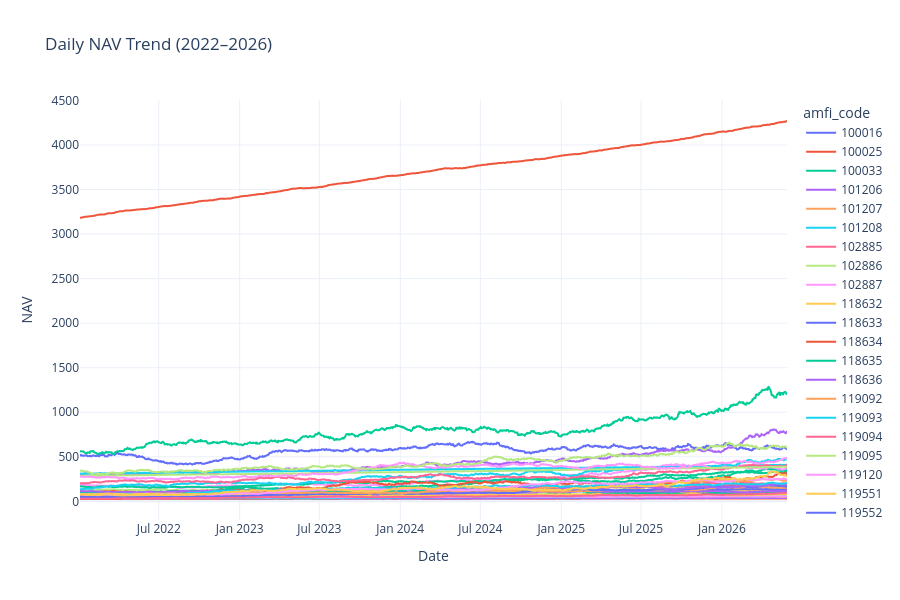

The cell this chart's notebook holds for it:
### Code cell
# Convert date column to datetime
nav["date"] = pd.to_datetime(nav["date"])

# Plot daily NAV for all schemes
fig = px.line(
    nav,
    x="date",
    y="nav",
    color="amfi_code",
    title="Daily NAV Trend (2022–2026)"
)

fig.update_layout(
    xaxis_title="Date",
    yaxis_title="NAV",
    template="plotly_white",
    height=600
)

fig.show()

### Figure 1 — Plotly figure (JSON) as saved in the notebook; plotly's stock layout.template omitted (floating-point values rounded to 4 significant figures; data arrays with more than 128 entries replaced by an {"elided": "..."} marker saying what was removed)
{"data": [{"hovertemplate": "amfi_code=100016<br>date=%{x}<br>nav=%{y}<extra></extra>", "legendgroup": "100016", "line": {"color": "#636efa", "dash": "solid"}, "marker": {"symbol": "circle"}, "mode": "lines", "name": "100016", "showlegend": true, "type": "scattergl", "x": {"elided": "1150 str values"}, "xaxis": "x", "y": {"elided": "1150 float values"}, "yaxis": "y"}, {"hovertemplate": "amfi_code=100025<br>date=%{x}<br>nav=%{y}<extra></extra>", "legendgroup": "100025", "line": {"color": "#EF553B", "dash": "solid"}, "marker": {"symbol": "circle"}, "mode": "lines", "name": "100025", "showlegend": true, "type": "scattergl", "x": {"elided": "1150 str values"}, "xaxis": "x", "y": {"elided": "1150 float values"}, "yaxis": "y"}, {"hovertemplate": "amfi_code=100033<br>date=%{x}<br>nav=%{y}<extra></extra>", "legendgroup": "100033", "line": {"color": "#00cc96", "dash": "solid"}, "marker": {"symbol": "circle"}, "mode": "lines", "name": "100033", "showlegend": true, "type": "scattergl", "x": {"elided": "1150 str values"}, "xaxis": "x", "y": {"elided": "1150 float values"}, "yaxis": "y"}, {"hovertemplate": "amfi_code=101206<br>date=%{x}<br>nav=%{y}<extra></extra>", "legendgroup": "101206", "line": {"color": "#ab63fa", "dash": "solid"}, "marker": {"symbol": "circle"}, "mode": "lines", "name": "101206", "showlegend": true, "type": "scattergl", "x": {"elided": "1150 str values"}, "xaxis": "x", "y": {"elided": "1150 float values"}, "yaxis": "y"}, {"hovertemplate": "amfi_code=101207<br>date=%{x}<br>nav=%{y}<extra></extra>", "legendgroup": "101207", "line": {"color": "#FFA15A", "dash": "solid"}, "marker": {"symbol": "circle"}, "mode": "lines", "name": "101207", "showlegend": true, "type": "scattergl", "x": {"elided": "1150 str values"}, "xaxis": "x", "y": {"elided": "1150 float values"}, "yaxis": "y"}, {"hovertemplate": "amfi_code=101208<br>date=%{x}<br>nav=%{y}<extra></extra>", "legendgroup": "101208", "line": {"color": "#19d3f3", "dash": "solid"}, "marker": {"symbol": "circle"}, "mode": "lines", "name": "101208", "showlegend": true, "type": "scattergl", "x": {"elided": "1150 str values"}, "xaxis": "x", "y": {"elided": "1150 float values"}, "yaxis": "y"}, {"hovertemplate": "amfi_code=102885<br>date=%{x}<br>nav=%{y}<extra></extra>", "legendgroup": "102885", "line": {"color": "#FF6692", "dash": "solid"}, "marker": {"symbol": "circle"}, "mode": "lines", "name": "102885", "showlegend": true, "type": "scattergl", "x": {"elided": "1150 str values"}, "xaxis": "x", "y": {"elided": "1150 float values"}, "yaxis": "y"}, {"hovertemplate": "amfi_code=102886<br>date=%{x}<br>nav=%{y}<extra></extra>", "legendgroup": "102886", "line": {"color": "#B6E880", "dash": "solid"}, "marker": {"symbol": "circle"}, "mode": "lines", "name": "102886", "showlegend": true, "type": "scattergl", "x": {"elided": "1150 str values"}, "xaxis": "x", "y": {"elided": "1150 float values"}, "yaxis": "y"}, {"hovertemplate": "amfi_code=102887<br>date=%{x}<br>nav=%{y}<extra></extra>", "legendgroup": "102887", "line": {"color": "#FF97FF", "dash": "solid"}, "marker": {"symbol": "circle"}, "mode": "lines", "name": "102887", "showlegend": true, "type": "scattergl", "x": {"elided": "1150 str values"}, "xaxis": "x", "y": {"elided": "1150 float values"}, "yaxis": "y"}, {"hovertemplate": "amfi_code=118632<br>date=%{x}<br>nav=%{y}<extra></extra>", "legendgroup": "118632", "line": {"color": "#FECB52", "dash": "solid"}, "marker": {"symbol": "circle"}, "mode": "lines", "name": "118632", "showlegend": true, "type": "scattergl", "x": {"elided": "1150 str values"}, "xaxis": "x", "y": {"elided": "1150 float values"}, "yaxis": "y"}, {"hovertemplate": "amfi_code=118633<br>date=%{x}<br>nav=%{y}<extra></extra>", "legendgroup": "118633", "line": {"color": "#636efa", "dash": "solid"}, "marker": {"symbol": "circle"}, "mode": "lines", "name": "118633", "showlegend": true, "type": "scattergl", "x": {"elided": "1150 str values"}, "xaxis": "x", "y": {"elided": "1150 float values"}, "yaxis": "y"}, {"hovertemplate": "amfi_code=118634<br>date=%{x}<br>nav=%{y}<extra></extra>", "legendgroup": "118634", "line": {"color": "#EF553B", "dash": "solid"}, "marker": {"symbol": "circle"}, "mode": "lines", "name": "118634", "showlegend": true, "type": "scattergl", "x": {"elided": "1150 str values"}, "xaxis": "x", "y": {"elided": "1150 float values"}, "yaxis": "y"}, {"hovertemplate": "amfi_code=118635<br>date=%{x}<br>nav=%{y}<extra></extra>", "legendgroup": "118635", "line": {"color": "#00cc96", "dash": "solid"}, "marker": {"symbol": "circle"}, "mode": "lines", "name": "118635", "showlegend": true, "type": "scattergl", "x": {"elided": "1150 str values"}, "xaxis": "x", "y": {"elided": "1150 float values"}, "yaxis": "y"}, {"hovertemplate": "amfi_code=118636<br>date=%{x}<br>nav=%{y}<extra></extra>", "legendgroup": "118636", "line": {"color": "#ab63fa", "dash": "solid"}, "marker": {"symbol": "circle"}, "mode": "lines", "name": "118636", "showlegend": true, "type": "scattergl", "x": {"elided": "1150 str values"}, "xaxis": "x", "y": {"elided": "1150 float values"}, "yaxis": "y"}, {"hovertemplate": "amfi_code=119092<br>date=%{x}<br>nav=%{y}<extra></extra>", "legendgroup": "119092", "line": {"color": "#FFA15A", "dash": "solid"}, "marker": {"symbol": "circle"}, "mode": "lines", "name": "119092", "showlegend": true, "type": "scattergl", "x": {"elided": "1150 str values"}, "xaxis": "x", "y": {"elided": "1150 float values"}, "yaxis": "y"}, {"hovertemplate": "amfi_code=119093<br>date=%{x}<br>nav=%{y}<extra></extra>", "legendgroup": "119093", "line": {"color": "#19d3f3", "dash": "solid"}, "marker": {"symbol": "circle"}, "mode": "lines", "name": "119093", "showlegend": true, "type": "scattergl", "x": {"elided": "1150 str values"}, "xaxis": "x", "y": {"elided": "1150 float values"}, "yaxis": "y"}, {"hovertemplate": "amfi_code=119094<br>date=%{x}<br>nav=%{y}<extra></extra>", "legendgroup": "119094", "line": {"color": "#FF6692", "dash": "solid"}, "marker": {"symbol": "circle"}, "mode": "lines", "name": "119094", "showlegend": true, "type": "scattergl", "x": {"elided": "1150 str values"}, "xaxis": "x", "y": {"elided": "1150 float values"}, "yaxis": "y"}, {"hovertemplate": "amfi_code=119095<br>date=%{x}<br>nav=%{y}<extra></extra>", "legendgroup": "119095", "line": {"color": "#B6E880", "dash": "solid"}, "marker": {"symbol": "circle"}, "mode": "lines", "name": "119095", "showlegend": true, "type": "scattergl", "x": {"elided": "1150 str values"}, "xaxis": "x", "y": {"elided": "1150 float values"}, "yaxis": "y"}, {"hovertemplate": "amfi_code=119120<br>date=%{x}<br>nav=%{y}<extra></extra>", "legendgroup": "119120", "line": {"color": "#FF97FF", "dash": "solid"}, "marker": {"symbol": "circle"}, "mode": "lines", "name": "119120", "showlegend": true, "type": "scattergl", "x": {"elided": "1150 str values"}, "xaxis": "x", "y": {"elided": "1150 float values"}, "yaxis": "y"}, {"hovertemplate": "amfi_code=119551<br>date=%{x}<br>nav=%{y}<extra></extra>", "legendgroup": "119551", "line": {"color": "#FECB52", "dash": "solid"}, "marker": {"symbol": "circle"}, "mode": "lines", "name": "119551", "showlegend": true, "type": "scattergl", "x": {"elided": "1150 str values"}, "xaxis": "x", "y": {"elided": "1150 float values"}, "yaxis": "y"}, {"hovertemplate": "amfi_code=119552<br>date=%{x}<br>nav=%{y}<extra></extra>", "legendgroup": "119552", "line": {"color": "#636efa", "dash": "solid"}, "marker": {"symbol": "circle"}, "mode": "lines", "name": "119552", "showlegend": true, "type": "scattergl", "x": {"elided": "1150 str values"}, "xaxis": "x", "y": {"elided": "1150 float values"}, "yaxis": "y"}, {"hovertemplate": "amfi_code=119598<br>date=%{x}<br>nav=%{y}<extra></extra>", "legendgroup": "119598", "line": {"color": "#EF553B", "dash": "solid"}, "marker": {"symbol": "circle"}, "mode": "lines", "name": "119598", "showlegend": true, "type": "scattergl", "x": {"elided": "1150 str values"}, "xaxis": "x", "y": {"elided": "1150 float values"}, "yaxis": "y"}, {"hovertemplate": "amfi_code=119599<br>date=%{x}<br>nav=%{y}<extra></extra>", "legendgroup": "119599", "line": {"color": "#00cc96", "dash": "solid"}, "marker": {"symbol": "circle"}, "mode": "lines", "name": "119599", "showlegend": true, "type": "scattergl", "x": {"elided": "1150 str values"}, "xaxis": "x", "y": {"elided": "1150 float values"}, "yaxis": "y"}, {"hovertemplate": "amfi_code=120503<br>date=%{x}<br>nav=%{y}<extra></extra>", "legendgroup": "120503", "line": {"color": "#ab63fa", "dash": "solid"}, "marker": {"symbol": "circle"}, "mode": "lines", "name": "120503", "showlegend": true, "type": "scattergl", "x": {"elided": "1150 str values"}, "xaxis": "x", "y": {"elided": "1150 float values"}, "yaxis": "y"}, {"hovertemplate": "amfi_code=120504<br>date=%{x}<br>nav=%{y}<extra></extra>", "legendgroup": "120504", "line": {"color": "#FFA15A", "dash": "solid"}, "marker": {"symbol": "circle"}, "mode": "lines", "name": "120504", "showlegend": true, "type": "scattergl", "x": {"elided": "1150 str values"}, "xaxis": "x", "y": {"elided": "1150 float values"}, "yaxis": "y"}, {"hovertemplate": "amfi_code=120505<br>date=%{x}<br>nav=%{y}<extra></extra>", "legendgroup": "120505", "line": {"color": "#19d3f3", "dash": "solid"}, "marker": {"symbol": "circle"}, "mode": "lines", "name": "120505", "showlegend": true, "type": "scattergl", "x": {"elided": "1150 str values"}, "xaxis": "x", "y": {"elided": "1150 float values"}, "yaxis": "y"}, {"hovertemplate": "amfi_code=120506<br>date=%{x}<br>nav=%{y}<extra></extra>", "legendgroup": "120506", "line": {"color": "#FF6692", "dash": "solid"}, "marker": {"symbol": "circle"}, "mode": "lines", "name": "120506", "showlegend": true, "type": "scattergl", "x": {"elided": "1150 str values"}, "xaxis": "x", "y": {"elided": "1150 float values"}, "yaxis": "y"}, {"hovertemplate": "amfi_code=120507<br>date=%{x}<br>nav=%{y}<extra></extra>", "legendgroup": "120507", "line": {"color": "#B6E880", "dash": "solid"}, "marker": {"symbol": "circle"}, "mode": "lines", "name": "120507", "showlegend": true, "type": "scattergl", "x": {"elided": "1150 str values"}, "xaxis": "x", "y": {"elided": "1150 float values"}, "yaxis": "y"}, {"hovertemplate": "amfi_code=120841<br>date=%{x}<br>nav=%{y}<extra></extra>", "legendgroup": "120841", "line": {"color": "#FF97FF", "dash": "solid"}, "marker": {"symbol": "circle"}, "mode": "lines", "name": "120841", "showlegend": true, "type": "scattergl", "x": {"elided": "1150 str values"}, "xaxis": "x", "y": {"elided": "1150 float values"}, "yaxis": "y"}, {"hovertemplate": "amfi_code=120842<br>date=%{x}<br>nav=%{y}<extra></extra>", "legendgroup": "120842", "line": {"color": "#FECB52", "dash": "solid"}, "marker": {"symbol": "circle"}, "mode": "lines", "name": "120842", "showlegend": true, "type": "scattergl", "x": {"elided": "1150 str values"}, "xaxis": "x", "y": {"elided": "1150 float values"}, "yaxis": "y"}, {"hovertemplate": "amfi_code=120843<br>date=%{x}<br>nav=%{y}<extra></extra>", "legendgroup": "120843", "line": {"color": "#636efa", "dash": "solid"}, "marker": {"symbol": "circle"}, "mode": "lines", "name": "120843", "showlegend": true, "type": "scattergl", "x": {"elided": "1150 str values"}, "xaxis": "x", "y": {"elided": "1150 float values"}, "yaxis": "y"}, {"hovertemplate": "amfi_code=120844<br>date=%{x}<br>nav=%{y}<extra></extra>", "legendgroup": "120844", "line": {"color": "#EF553B", "dash": "solid"}, "marker": {"symbol": "circle"}, "mode": "lines", "name": "120844", "showlegend": true, "type": "scattergl", "x": {"elided": "1150 str values"}, "xaxis": "x", "y": {"elided": "1150 float values"}, "yaxis": "y"}, {"hovertemplate": "amfi_code=125497<br>date=%{x}<br>nav=%{y}<extra></extra>", "legendgroup": "125497", "line": {"color": "#00cc96", "dash": "solid"}, "marker": {"symbol": "circle"}, "mode": "lines", "name": "125497", "showlegend": true, "type": "scattergl", "x": {"elided": "1150 str values"}, "xaxis": "x", "y": {"elided": "1150 float values"}, "yaxis": "y"}, {"hovertemplate": "amfi_code=125498<br>date=%{x}<br>nav=%{y}<extra></extra>", "legendgroup": "125498", "line": {"color": "#ab63fa", "dash": "solid"}, "marker": {"symbol": "circle"}, "mode": "lines", "name": "125498", "showlegend": true, "type": "scattergl", "x": {"elided": "1150 str values"}, "xaxis": "x", "y": {"elided": "1150 float values"}, "yaxis": "y"}, {"hovertemplate": "amfi_code=148567<br>date=%{x}<br>nav=%{y}<extra></extra>", "legendgroup": "148567", "line": {"color": "#FFA15A", "dash": "solid"}, "marker": {"symbol": "circle"}, "mode": "lines", "name": "148567", "showlegend": true, "type": "scattergl", "x": {"elided": "1150 str values"}, "xaxis": "x", "y": {"elided": "1150 float values"}, "yaxis": "y"}, {"hovertemplate": "amfi_code=148568<br>date=%{x}<br>nav=%{y}<extra></extra>", "legendgroup": "148568", "line": {"color": "#19d3f3", "dash": "solid"}, "marker": {"symbol": "circle"}, "mode": "lines", "name": "148568", "showlegend": true, "type": "scattergl", "x": {"elided": "1150 str values"}, "xaxis": "x", "y": {"elided": "1150 float values"}, "yaxis": "y"}, {"hovertemplate": "amfi_code=148569<br>date=%{x}<br>nav=%{y}<extra></extra>", "legendgroup": "148569", "line": {"color": "#FF6692", "dash": "solid"}, "marker": {"symbol": "circle"}, "mode": "lines", "name": "148569", "showlegend": true, "type": "scattergl", "x": {"elided": "1150 str values"}, "xaxis": "x", "y": {"elided": "1150 float values"}, "yaxis": "y"}, {"hovertemplate": "amfi_code=149322<br>date=%{x}<br>nav=%{y}<extra></extra>", "legendgroup": "149322", "line": {"color": "#B6E880", "dash": "solid"}, "marker": {"symbol": "circle"}, "mode": "lines", "name": "149322", "showlegend": true, "type": "scattergl", "x": {"elided": "1150 str values"}, "xaxis": "x", "y": {"elided": "1150 float values"}, "yaxis": "y"}, {"hovertemplate": "amfi_code=149323<br>date=%{x}<br>nav=%{y}<extra></extra>", "legendgroup": "149323", "line": {"color": "#FF97FF", "dash": "solid"}, "marker": {"symbol": "circle"}, "mode": "lines", "name": "149323", "showlegend": true, "type": "scattergl", "x": {"elided": "1150 str values"}, "xaxis": "x", "y": {"elided": "1150 float values"}, "yaxis": "y"}, {"hovertemplate": "amfi_code=149324<br>date=%{x}<br>nav=%{y}<extra></extra>", "legendgroup": "149324", "line": {"color": "#FECB52", "dash": "solid"}, "marker": {"symbol": "circle"}, "mode": "lines", "name": "149324", "showlegend": true, "type": "scattergl", "x": {"elided": "1150 str values"}, "xaxis": "x", "y": {"elided": "1150 float values"}, "yaxis": "y"}], "layout": {"height": 600, "legend": {"title": {"text": "amfi_code"}, "tracegroupgap": 0}, "title": {"text": "Daily NAV Trend (2022–2026)"}, "xaxis": {"anchor": "y", "domain": [0, 1], "title": {"text": "Date"}}, "yaxis": {"anchor": "x", "domain": [0, 1], "title": {"text": "NAV"}}}}
